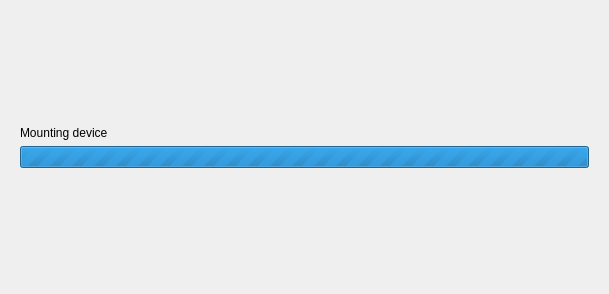
<?xml version="1.0" encoding="UTF-8"?>
<ui version="4.0">
 <class>AddBackupWizardPage3View</class>
 <widget class="QWidget" name="AddBackupWizardPage3View">
  <property name="geometry">
   <rect>
    <x>0</x>
    <y>0</y>
    <width>609</width>
    <height>294</height>
   </rect>
  </property>
  <property name="windowTitle">
   <string>Form</string>
  </property>
  <layout class="QVBoxLayout" name="verticalLayout_2">
   <item>
    <widget class="QStackedWidget" name="stackedWidget">
     <property name="currentIndex">
      <number>0</number>
     </property>
     <widget class="QWidget" name="page">
      <layout class="QVBoxLayout" name="verticalLayout_4">
       <item>
        <spacer name="verticalSpacer_2">
         <property name="orientation">
          <enum>Qt::Vertical</enum>
         </property>
         <property name="sizeHint" stdset="0">
          <size>
           <width>20</width>
           <height>110</height>
          </size>
         </property>
        </spacer>
       </item>
       <item>
        <widget class="QLabel" name="label">
         <property name="text">
          <string>Mounting device</string>
         </property>
        </widget>
       </item>
       <item>
        <widget class="QProgressBar" name="progressBar">
         <property name="minimum">
          <number>0</number>
         </property>
         <property name="maximum">
          <number>0</number>
         </property>
         <property name="value">
          <number>245855</number>
         </property>
        </widget>
       </item>
       <item>
        <spacer name="verticalSpacer_3">
         <property name="orientation">
          <enum>Qt::Vertical</enum>
         </property>
         <property name="sizeHint" stdset="0">
          <size>
           <width>20</width>
           <height>110</height>
          </size>
         </property>
        </spacer>
       </item>
      </layout>
     </widget>
     <widget class="QWidget" name="page_2">
      <layout class="QVBoxLayout" name="verticalLayout_5">
       <item>
        <widget class="QLabel" name="qLabel13_2">
         <property name="sizePolicy">
          <sizepolicy hsizetype="Expanding" vsizetype="Minimum">
           <horstretch>0</horstretch>
           <verstretch>0</verstretch>
          </sizepolicy>
         </property>
         <property name="text">
          <string>An old backup directory has been found:</string>
         </property>
        </widget>
       </item>
       <item>
        <widget class="KButtonGroup" name="btnGroup">
         <property name="flat">
          <bool>true</bool>
         </property>
         <layout class="QVBoxLayout" name="verticalLayout">
          <item>
           <widget class="QRadioButton" name="btnErase">
            <property name="text">
             <string>erase contents</string>
            </property>
            <property name="checked">
             <bool>false</bool>
            </property>
           </widget>
          </item>
          <item>
           <widget class="QRadioButton" name="btnKeep">
            <property name="text">
             <string>keep contents</string>
            </property>
           </widget>
          </item>
         </layout>
        </widget>
       </item>
       <item>
        <spacer name="verticalSpacer">
         <property name="orientation">
          <enum>Qt::Vertical</enum>
         </property>
         <property name="sizeHint" stdset="0">
          <size>
           <width>20</width>
           <height>225</height>
          </size>
         </property>
        </spacer>
       </item>
       <item>
        <widget class="QLabel" name="label_2">
         <property name="text">
          <string>Erase contents unless the directory contains a previous backup made with kaveau.</string>
         </property>
        </widget>
       </item>
      </layout>
     </widget>
     <widget class="QWidget" name="page_3">
      <layout class="QVBoxLayout" name="verticalLayout_3">
       <item>
        <layout class="QHBoxLayout" name="horizontalLayout">
         <item>
          <widget class="QLabel" name="labelIcon">
           <property name="sizePolicy">
            <sizepolicy hsizetype="Fixed" vsizetype="Fixed">
             <horstretch>0</horstretch>
             <verstretch>0</verstretch>
            </sizepolicy>
           </property>
           <property name="minimumSize">
            <size>
             <width>64</width>
             <height>64</height>
            </size>
           </property>
           <property name="baseSize">
            <size>
             <width>64</width>
             <height>64</height>
            </size>
           </property>
           <property name="text">
            <string/>
           </property>
          </widget>
         </item>
         <item>
          <widget class="QLabel" name="label_3">
           <property name="sizePolicy">
            <sizepolicy hsizetype="Fixed" vsizetype="Fixed">
             <horstretch>0</horstretch>
             <verstretch>0</verstretch>
            </sizepolicy>
           </property>
           <property name="font">
            <font>
             <pointsize>16</pointsize>
             <weight>75</weight>
             <bold>true</bold>
            </font>
           </property>
           <property name="text">
            <string>Error</string>
           </property>
          </widget>
         </item>
         <item>
          <spacer name="horizontalSpacer">
           <property name="orientation">
            <enum>Qt::Horizontal</enum>
           </property>
           <property name="sizeHint" stdset="0">
            <size>
             <width>40</width>
             <height>20</height>
            </size>
           </property>
          </spacer>
         </item>
        </layout>
       </item>
       <item>
        <widget class="QLabel" name="labelMessage">
         <property name="layoutDirection">
          <enum>Qt::LeftToRight</enum>
         </property>
         <property name="text">
          <string>explaination</string>
         </property>
         <property name="alignment">
          <set>Qt::AlignJustify|Qt::AlignVCenter</set>
         </property>
        </widget>
       </item>
      </layout>
     </widget>
     <widget class="QWidget" name="page_4">
      <layout class="QVBoxLayout" name="verticalLayout_6">
       <item>
        <widget class="QLabel" name="label_4">
         <property name="text">
          <string>Backups will be stored under:</string>
         </property>
        </widget>
       </item>
       <item>
        <widget class="QLabel" name="labelInfo">
         <property name="font">
          <font>
           <weight>75</weight>
           <bold>true</bold>
          </font>
         </property>
         <property name="text">
          <string/>
         </property>
        </widget>
       </item>
       <item>
        <spacer name="verticalSpacer_4">
         <property name="orientation">
          <enum>Qt::Vertical</enum>
         </property>
         <property name="sizeHint" stdset="0">
          <size>
           <width>20</width>
           <height>255</height>
          </size>
         </property>
        </spacer>
       </item>
      </layout>
     </widget>
    </widget>
   </item>
  </layout>
 </widget>
 <customwidgets>
  <customwidget>
   <class>KButtonGroup</class>
   <extends>QGroupBox</extends>
   <header>kbuttongroup.h</header>
   <container>1</container>
  </customwidget>
 </customwidgets>
 <resources/>
 <connections/>
</ui>
